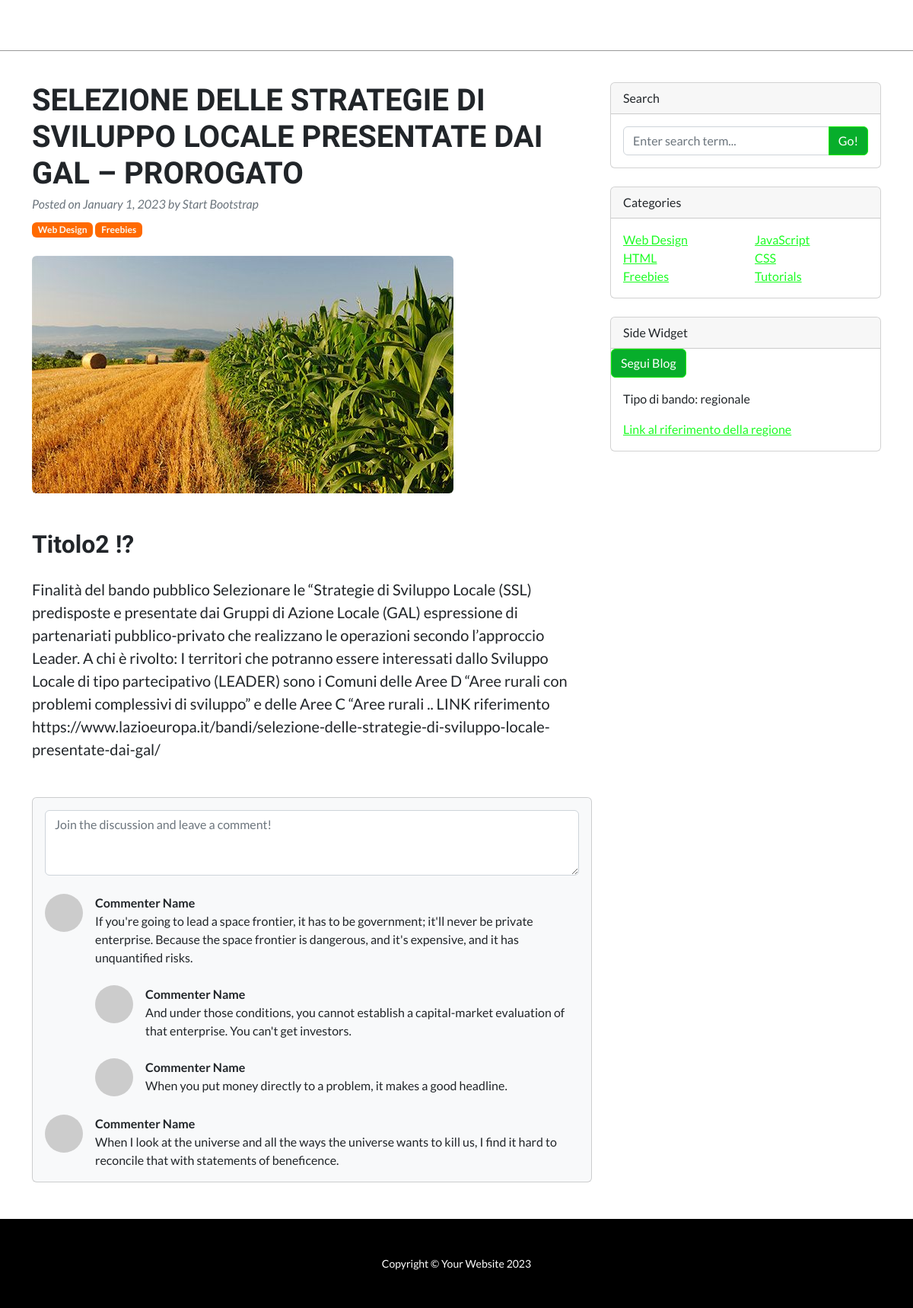
The page /blogpost_detail/8 on the database its author committed.
### studio_agronomico/models.py (models this page shows, shortened)
class BlogPost(models.Model):
    TYPE_CHOICES = [
        ("news", "News"),
        ("bando", "Bando"),
        ("altro", "Altro"),
    ]
    title = models.CharField(max_length=255, blank=False, null=False)
    desc = models.TextField(max_length=2500, blank=False, null=False)
    type = models.CharField(max_length=10, choices=TYPE_CHOICES, default="altro", null= False)
    value = models.IntegerField(null=False, blank=False)
    new = models.BooleanField(default=True)
    active = models.BooleanField(default=False)
    image = models.ImageField(upload_to='images', null=True, blank=True )
    ref_link = models.CharField(max_length=150, blank=True, null=True)
    followers = models.ManyToManyField(User, related_name='following', blank=True)

### studio_agronomico/views.py (the view)
# urls.py: path('blogpost_detail/<int:id>', views.blogpost_detail, name="blogpost_detail"),
def blogpost_detail(request, id):
    blogpost = get_object_or_404(BlogPost, id=id)
    return render(request, 'studio_agronomico/blogpost_detail.html', {'blogpost': blogpost})

### studio_agronomico/templates/studio_agronomico/blogpost_detail.html (shortened to what this page needs)
{% extends "main.html" %} {% block content %}
<div class="container mt-5" style="padding-top: 60px">
  <div class="row">
    <div class="col-lg-8">
      <article>
        <header class="mb-4">
          <h1 class="fw-bolder mb-1">{{blogpost.title}}</h1>
          <div class="text-muted fst-italic mb-2">
            Posted on January 1, 2023 by Start Bootstrap
          </div>
          <a
            class="badge bg-secondary text-decoration-none link-light"
            href="#!"
            >Web Design</a
          >
          <a
            class="badge bg-secondary text-decoration-none link-light"
            href="#!"
            >Freebies</a
          >
        </header>
        {% if blogpost.image %}
        <figure class="mb-4">
          <img
            class="img-fluid rounded"
            src="{{blogpost.image.url}}"
            alt="..."
          />
        </figure>
        {% endif %}
        <section class="mb-5">
          <h2 class="fw-bolder mb-4 mt-5">Titolo2 !?</h2>
          <p class="fs-5 mb-4">{{blogpost.desc}}</p>
        </section>
      </article>
      <section class="mb-5">
        <div class="card bg-light">
          <div class="card-body">
            <form class="mb-4">
              <textarea
                class="form-control"
                rows="3"
                placeholder="Join the discussion and leave a comment!"
              ></textarea>
            </form>
            <div class="d-flex mb-4">
              <div class="flex-shrink-0">
                <img
                  class="rounded-circle"
                  src="https://dummyimage.com/50x50/ced4da/6c757d.jpg"
                  alt="..."
                />
              </div>
              <div class="ms-3">
                <div class="fw-bold">Commenter Name</div>
                If you're going to lead a space frontier, it has to be
                government; it'll never be private enterprise. Because the space
                frontier is dangerous, and it's expensive, and it has
                unquantified risks.
                <div class="d-flex mt-4">
                  <div class="flex-shrink-0">
                    <img
                      class="rounded-circle"
                      src="https://dummyimage.com/50x50/ced4da/6c757d.jpg"
                      alt="..."
                    />
                  </div>
                  <div class="ms-3">
                    <div class="fw-bold">Commenter Name</div>
                    And under those conditions, you cannot establish a
                    capital-market evaluation of that enterprise. You can't get
                    investors.
                  </div>
                </div>
                <div class="d-flex mt-4">
                  <div class="flex-shrink-0">
                    <img
                      class="rounded-circle"
                      src="https://dummyimage.com/50x50/ced4da/6c757d.jpg"
                      alt="..."
                    />
                  </div>
                  <div class="ms-3">
                    <div class="fw-bold">Commenter Name</div>
                    When you put money directly to a problem, it makes a good
                    headline.
                  </div>
                </div>
              </div>
            </div>
            <div class="d-flex">
              <div class="flex-shrink-0">
                <img
                  class="rounded-circle"
                  src="https://dummyimage.com/50x50/ced4da/6c757d.jpg"
                  alt="..."
                />
              </div>
              <div class="ms-3">
                <div class="fw-bold">Commenter Name</div>
                When I look at the universe and all the ways the universe wants
                to kill us, I find it hard to reconcile that with statements of
                beneficence.
              </div>
            </div>
          </div>
        </div>
      </section>
    </div>
    <div class="col-lg-4">
      <div class="card mb-4">
        <div class="card-header">Search</div>
        <div class="card-body">
          <div class="input-group">
            <input
              class="form-control"
              type="text"
              placeholder="Enter search term..."
              aria-label="Enter search term..."
              aria-describedby="button-search"
            />
            <button class="btn btn-primary" id="button-search" type="button">
              Go!
            </button>
          </div>
        </div>
      </div>
      <div class="card mb-4">
        <div class="card-header">Categories</div>
        <div class="card-body">
          <div class="row">
            <div class="col-sm-6">
              <ul class="list-unstyled mb-0">
                <li><a href="#!">Web Design</a></li>
                <li><a href="#!">HTML</a></li>
                <li><a href="#!">Freebies</a></li>
              </ul>
            </div>
            <div class="col-sm-6">
              <ul class="list-unstyled mb-0">
                <li><a href="#!">JavaScript</a></li>
                <li><a href="#!">CSS</a></li>
                <li><a href="#!">Tutorials</a></li>
              </ul>
            </div>
          </div>
        </div>
      </div>
      <div class="card mb-4">
        <div class="card-header">Side Widget</div>
        {% if request.user in blogpost.followers.all %}
        <form method="post" action="{% url 'unfollow_blogpost' blogpost.id %}">
          {% csrf_token %}
          <button type="submit" class="btn btn-danger">Smetti di Seguire</button>
        </form>
        {% else %}
        <form method="post" action="{% url 'follow_blogpost' blogpost.id %}">
          <button type="submit" class="btn btn-primary">Segui Blog</button>
        </form>
        {% endif %}
        <div class="card-body">
          <p>Tipo di bando: regionale</p>
          <a href={{blogpost.ref_link}}>Link al riferimento della regione</a>
        </div>
      </div>
    </div>
  </div>
</div>
{% endblock %}

### rows shown on the page
BlogPost: title "SELEZIONE DELLE STRATEGIE DI SVILUPPO LOCALE PRESENTATE DAI GAL – PROROGATO", image (picture), desc "Finalità del bando pubblico Selezionare le “Strategie di Sviluppo Locale (SSL) predisposte e presentate dai Gruppi di Azione Locale (GAL) espressione di partenariati pubblico-privato che realizzano le operazioni secondo l’approccio Leader. A chi è rivolto: I territori che potranno essere interessati dallo Sviluppo Locale di tipo partecipativo (LEADER) sono i Comuni delle Aree D “Aree rurali con problemi complessivi di sviluppo” e delle Aree C “Aree rurali .. LINK riferimento https://www.lazioeuropa.it/bandi/selezione-delle-strategie-di-sviluppo-locale-presentate-dai-gal/"
